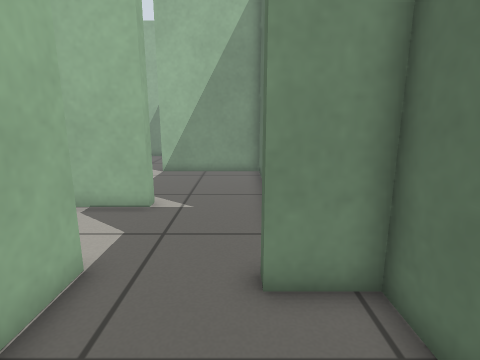
[1] (above)

23 first-person views from a walk through a Gazebo world. The camera is 0.73 m above the floor, tilts 12° down and sees 80° across. The floor is counted in squares, 0.25 m on a side. Each view is taken from the middle of a square. On the plan, view 1 faces up. The plan holds only what a view shows up to about 20 squares ahead; the rest is blank.

[2]
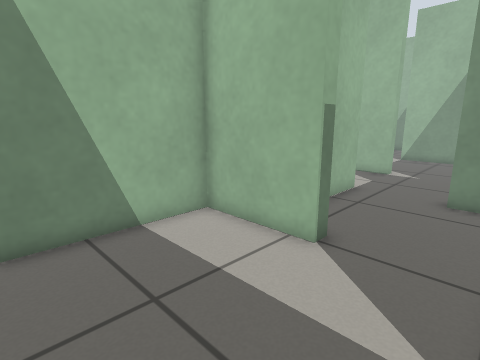

[3]
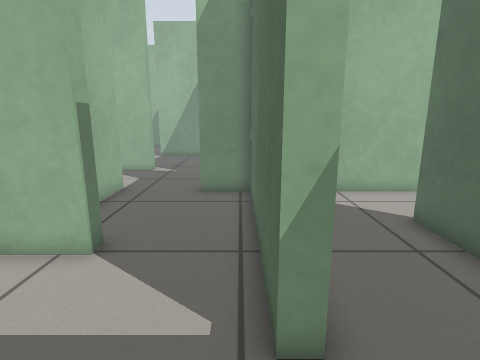

[4]
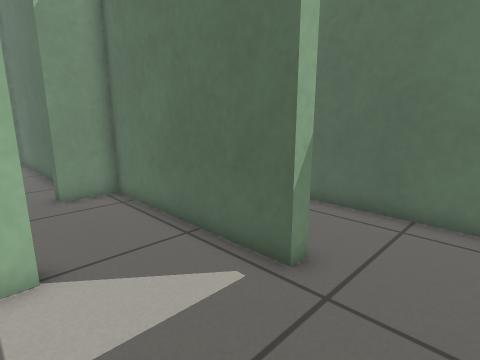

[5]
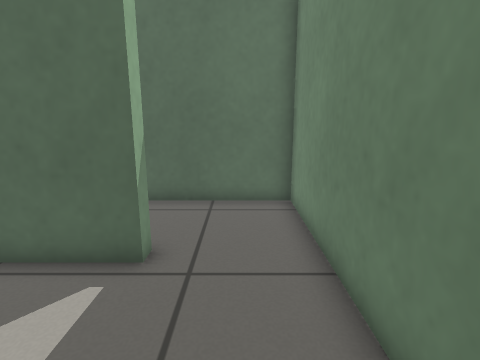

[6]
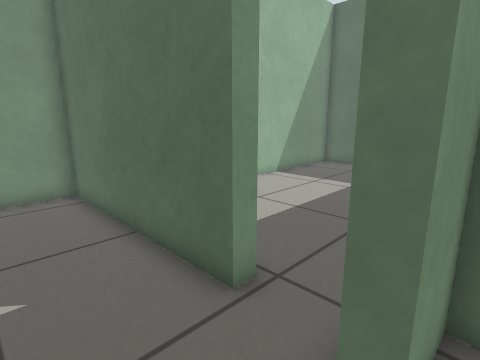

[7]
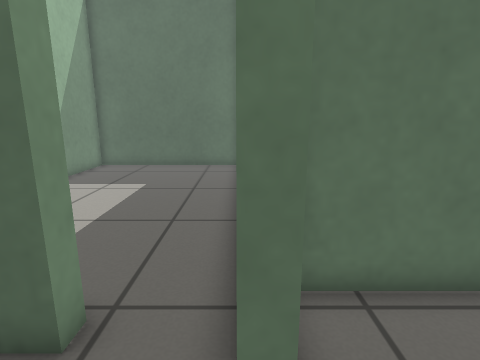

[8]
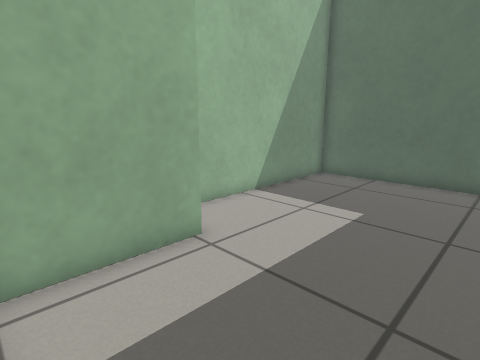

[9]
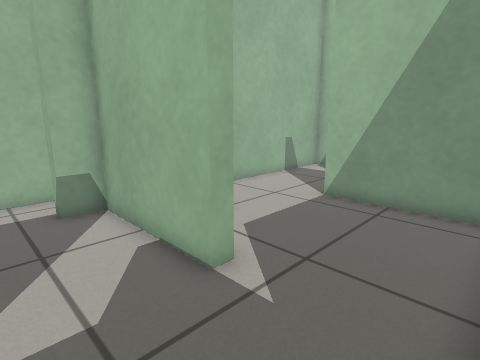

[10]
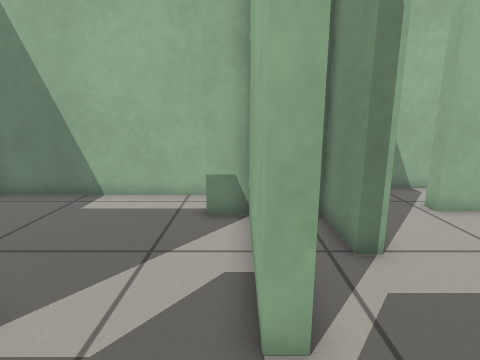

[11]
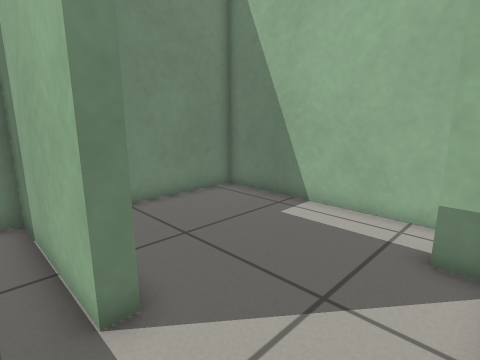

[12]
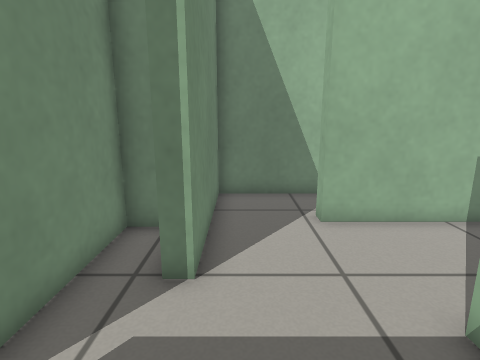

[13]
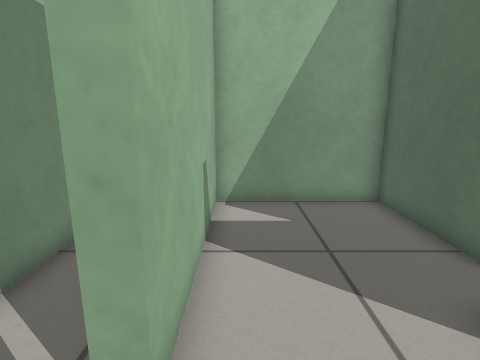

[14]
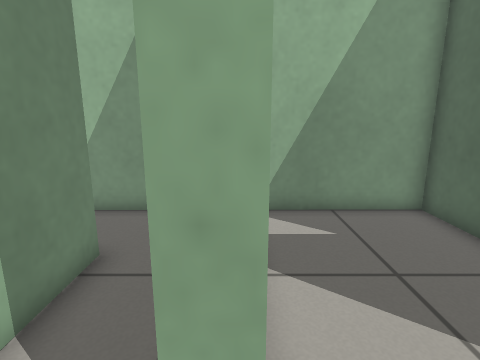

[15]
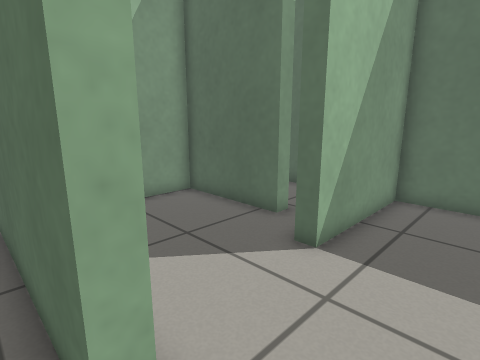

[16]
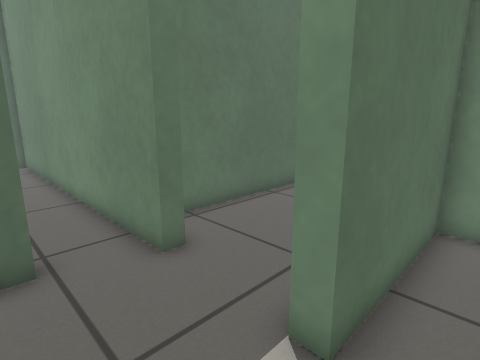

[17]
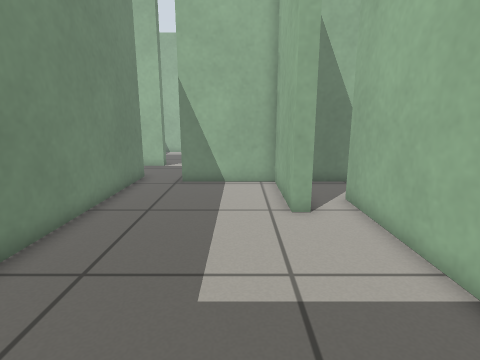

[18]
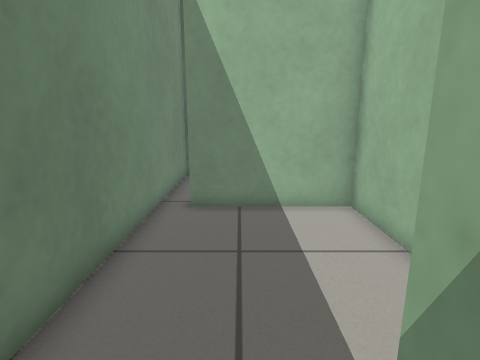

[19]
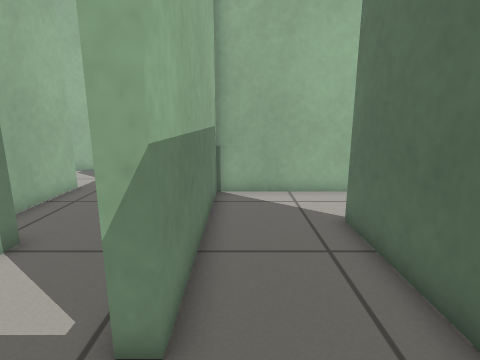

[20]
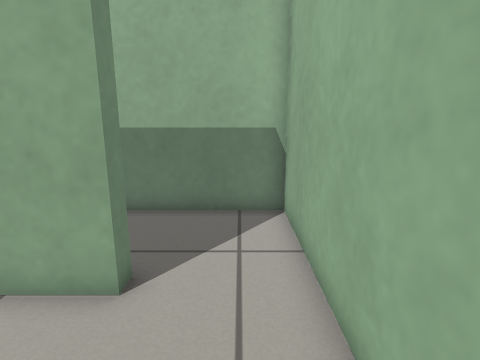

[21]
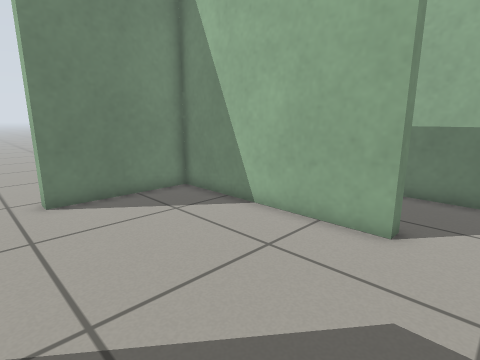

[22]
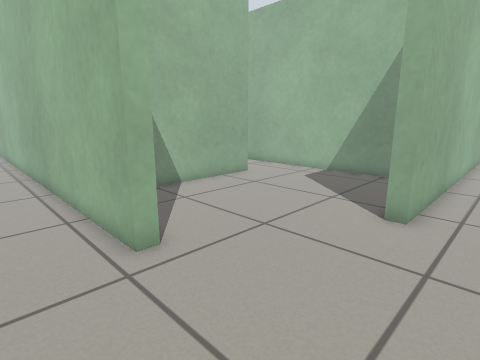

[23]
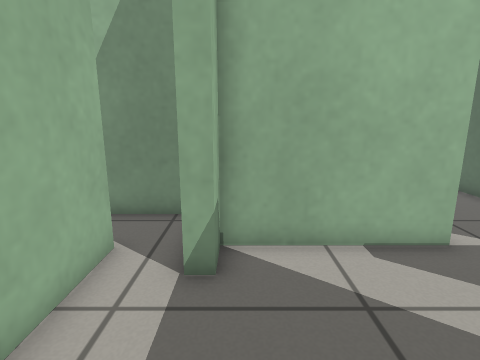

### Floor plan
Points are (right, up) in squares from view 1. A wall is a line through its corners. A room is listed if a view was taken in it or the views show most of it. See-through windows are left out.
Room 1 (views 1, 4, 5, 6, 7)
walls: (-1.3, -0.5) (-1.3, -1.2) (-5.4, -1.2) (-5.4, -6.8); (2.4, -4) (2.4, 4.4) (0.4, 4.4) (0.4, 5); (-3.1, 5) (-3.1, -0.6); (-4.6, -7.8) (1.6, -7.8); (1.1, 7.3) (1.1, 8.5)
ways out: opening at (2.5, -6) to room 2; opening at (1.5, 6.5) to room 3; opening at (-1, 9.5) to room 4; opening at (-3.5, 7) to room 8; opening at (-5.5, -7)
Room 2 (views 2, 3, 18, 19)
walls: (1.6, -7.8) (7.1, -7.8) (7.1, 1) (7.7, 1); (8.5, 4.4) (3, 4.4) (3, -4) (2.4, -4)
ways out: opening at (2.5, -6) to room 1; opening at (7.5, 2.5) to room 9
Room 3 (views 8, 9, 17)
walls: (6.3, 12.4) (6.3, 11.7) (1.7, 11.7) (1.7, 7.3) (1.1, 7.3); (0.4, 5) (16.3, 5) (16.3, 13.9) (6.6, 13.9)
ways out: opening at (1.5, 6.5) to room 1; opening at (5.5, 13) to room 11
Room 4 (views 10, 11)
walls: (-3.1, 10) (-3.1, 9.3); (1.1, 8.5) (1.1, 11.5)
ways out: opening at (-1, 9.5) to room 1
Room 5 (view 12)
walls: (1.1, 12.4) (1.1, 16.1) (-2.4, 16.1)
ways out: opening at (-3.1, 12.7) to room 6
Room 6 (view 13)
walls: (-3, 18.3) (-3, 23) (-8.9, 23) (-8.9, 15.3); (-2.4, 16.1) (-4.4, 16.1) (-4.4, 16.7); (-8.5, 12.2) (-5.8, 12.2) (-5.8, 11.7); (1.1, 11.5) (1.1, 12.4)
ways out: opening at (-3.1, 12.7) to room 5; opening at (-9, 14) to room 7
Room 7 (views 14, 15)
walls: (-8.9, 15.3) (-9.5, 15.3) (-9.5, 22); (-12.1, 19.9) (-12.1, 12.2) (-8.5, 12.2)
ways out: opening at (-9, 14) to room 6; opening at (-12.5, 21)
Room 8 (views 16, 23)
walls: (-10.9, 7.6) (-10.9, -0.6) (-6.1, -0.6); (-3.7, -0.6) (-3.7, 5) (-3.1, 5); (-3.1, 9.3) (-8.5, 9.3) (-8.5, 8) (-9.1, 8)
ways out: opening at (-3.5, 7) to room 1; opening at (-10, 8.5) to room 10
Room 9 (views 20, 21, 22)
walls: (7.7, 1) (7.7, -7.8) (13.2, -7.8) (13.2, -8.4) (-7.1, -8.4); (14.4, 4.4) (8.5, 4.4); (16.9, 12.7) (16.9, -2.3) (16.2, -2.3)
ways out: opening at (7.5, 2.5) to room 2
Room 10 (no view inside)
walls: (-10.9, 9.3) (-10.9, 7.6); (-9.8, 11.7) (-12.1, 11.7)
ways out: opening at (-10, 8.5) to room 8; opening at (-11.5, 10.5)
Room 11 (no view inside)
walls: (6.6, 13.9) (4.6, 13.9)
ways out: opening at (5.5, 13) to room 3; opening at (3.5, 14.5)
Room 12 (no view inside)
walls: (-5.8, 11.7) (-8.5, 11.7) (-8.5, 9.9) (-4.1, 9.9)

Where each view was taken, in squares from view 1:
view 1: 0 up, 0 right, facing up
view 2: 7 down, 2 right, facing up-left
view 3: 7 down, 2 right, facing up
view 4: 7 down, 2 left, facing up-right
view 5: 6 down, 3 left, facing right
view 6: 4 up, 2 left, facing up-right
view 7: 5 up, 2 left, facing right
view 8: 6 up, 2 right, facing up-right
view 9: 6 up, 1 right, facing up-left
view 10: 9 up, 0 right, facing left
view 11: 9 up, 2 left, facing down-left
view 12: 13 up, 1 left, facing left
view 13: 13 up, 8 left, facing up
view 14: 14 up, 9 left, facing up
view 15: 13 up, 10 left, facing up-right
view 16: 8 up, 5 left, facing down-right
view 17: 10 up, 15 right, facing left
view 18: 5 down, 4 right, facing left
view 19: 7 down, 4 right, facing up
view 20: 3 up, 12 right, facing left
view 21: 3 up, 15 right, facing down-left
view 22: 11 down, 19 right, facing up-left
view 23: 3 up, 8 left, facing up
